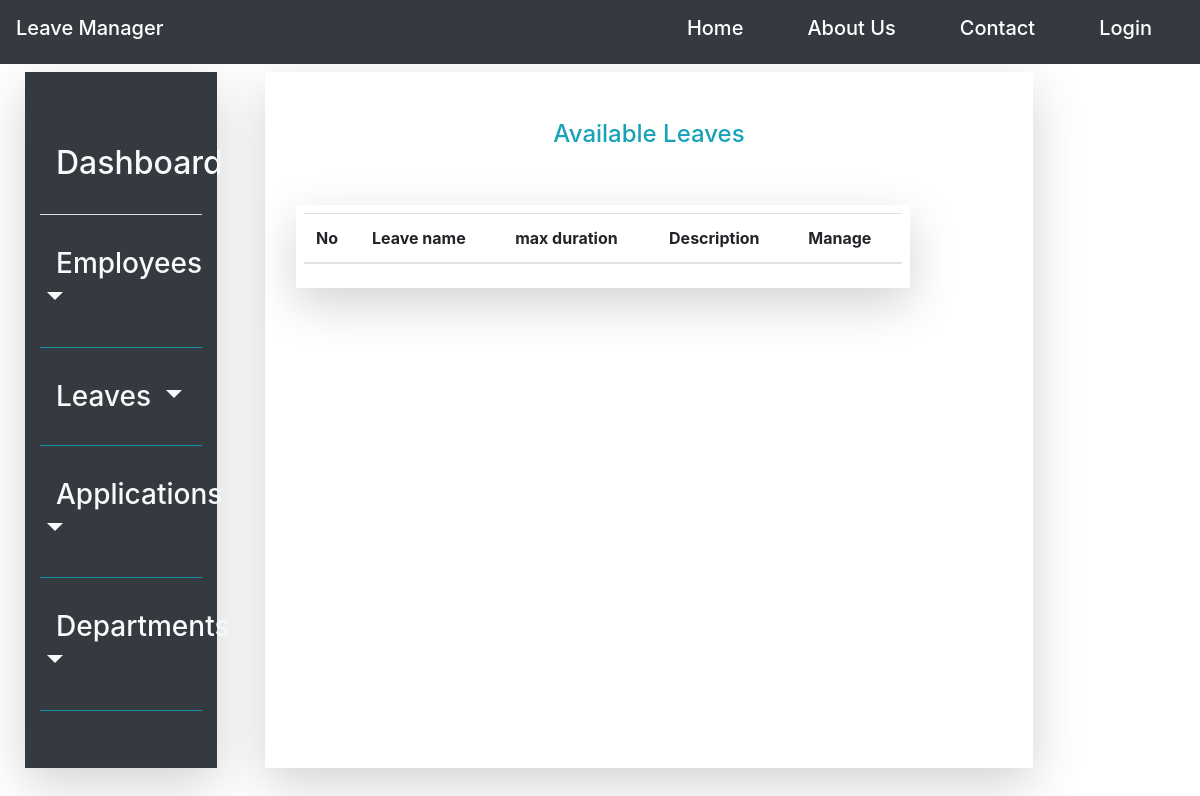
The app's page /leave/list, older data.
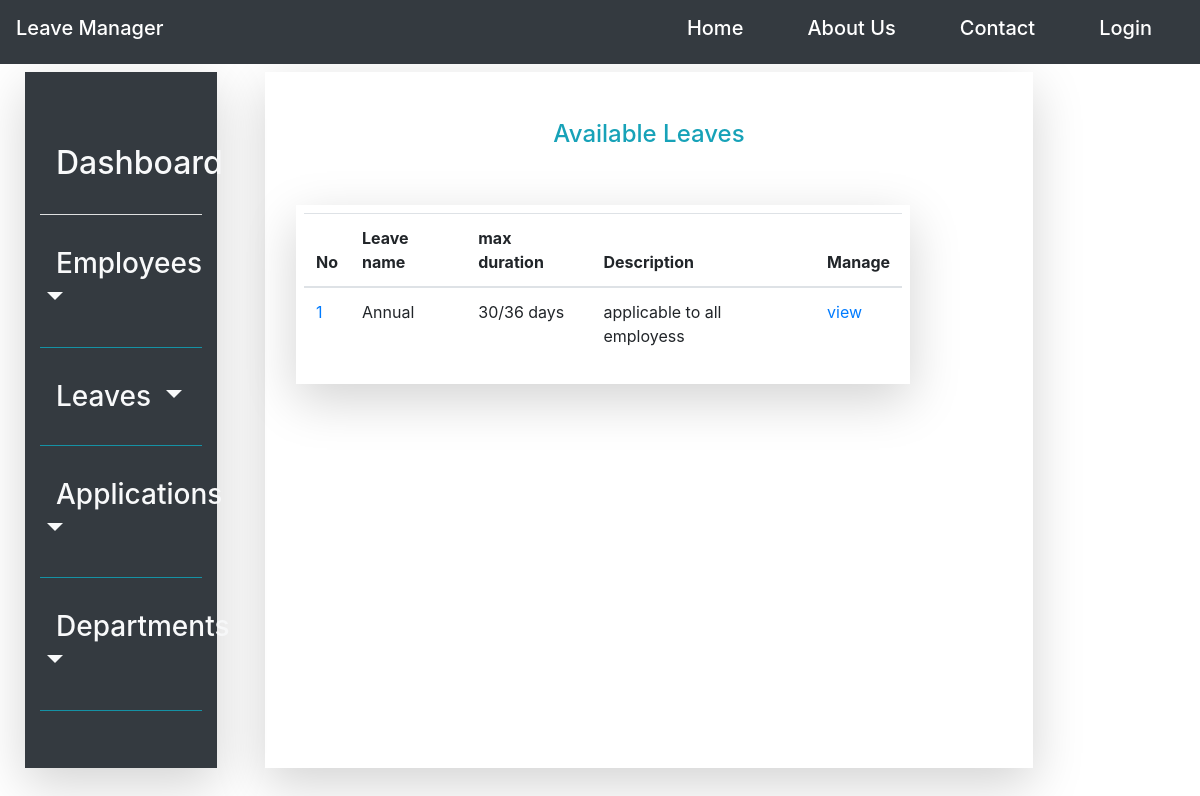
The same page, newer data.
### leave_management_app/models.py (models this page shows, shortened)
class Leave_type(models.Model):
    leave_type_name = models.CharField(choices=leave_category_list, max_length=30)
    leave_duration = models.CharField(default='30/36 days', max_length=30)
    leave_type_description = models.TextField()

### leave_management_app/views.py (the view)
# urls.py: path('leave/list', LeaveListView.as_view(), name='leave_list'),
class LeaveListView(ListView):
    model = Leave_type
    context_object_name = 'leaves'
    template_name = 'leave_type_list.html'

### leave_management_app/templates/leave_management_app/leave_type_list.html (shortened to what this page needs)
{%extends 'leave_management_app/base.html'%}
    {%block content%}
<div class="row p-4" style="height: 95vh; width: 100%; background-color: white; background-attachment: fixed;">
        {%block navbar%}
            {%include 'navigation/sidenav.html'%}
        {%endblock navbar%}
    <div class="col-lg-8 mt-3 ml-5 shadow-lg">
        <div class="py-5 text-center"><label class="text-info h4">Available Leaves</label></div>
            <div class="row ml-3">
        <div class="col-md-10 p-2 shadow-lg">
            <table class="table">
              <thead>
                <tr>
                  <th scope="col">No</th>
                  <th scope="col">Leave name</th>
                  <th scope="col">max duration</th>
                  <th scope="col">Description</th>
                  <th scope="col">Manage</th>
                </tr>
              </thead>
              <tbody>
              {%for leave in leaves %}
                <tr>
                  <td><a href="#">{{leave.id}}</a></td>
                  <td>{{leave.leave_type_name}}</td>
                  <td>{{leave.leave_duration}}</td>
                  <td>{{leave.leave_type_description}}</td>
                  <td><a class="" href="{%url 'leave_detail' leave.id%}">view</a></td>
                </tr>
                {% endfor %}
              </tbody>
            </table>
        </div>
    </div>
    </div>
</div>
    {%endblock content%}

Row changes from the older to the newer data that the page shows:
added Leave_type: id "1", leave_type_name "Annual", leave_duration "30/36 days", leave_type_description "applicable to all employess"
